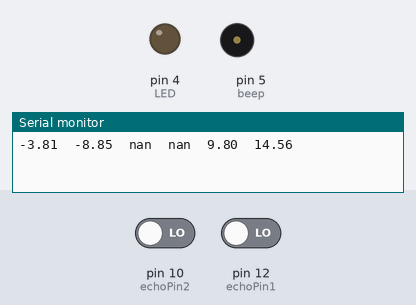
A sketch run on a simulated Arduino Uno, built with avr-gcc and run on an emulated ATmega328P. Shown: output pins drawn as LEDs (lit = HIGH), buzzer (waves = sounding, pin HIGH), the last lines printed to the serial monitor. The test bench sets the inputs (shaded band); at power-on: pin 10 (echoPin2) LOW, pin 12 (echoPin1) LOW. Pins used as bus, display or sensor lines are not drawn. At 17.0 s the program stops and its outputs stay as they are.

Above: at 0.1 s.
At 16.0 s:
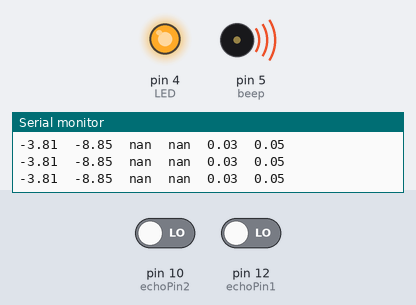
Timing chart, 0 to 18.5 s (numbered marks = the images above):
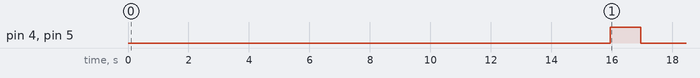

Measured:
- by itself, pin 4 (LED), pin 5 (beep): LOW → HIGH at 16.0 s, → LOW 1.0 s later

The sketch:

ultrasound_based_localization.ino
```cpp
int trigPin1= 13;                            //defining trigger pin for prediction sensor(sensor1)
int echoPin1= 12;                            //defining echopin (Reciever)for prediction sensor
int trigPin2= 11;                            //defining trigger pin for correction sensor(sensor2)
int echoPin2= 10;                            //defining echopin (Reciever)for correction sensor
float y_corx,y_cory,y_prdx,y_prdy,Kx,Ky;     //defining variables for Kalman filter
float p_corx=500,p_cory=500,p_prdx=500,p_prdy=500; //initializing value for kalman filter
float z1,z2,duration1,duration2;             //defining variables for distance and duration
float x,y;                                   // defining co-ordinates
float Rx=10;                                 //defining variance of the sensor1
float Ry=15;                                 //defining variance of the sensor2
int beep=5;                                  //connect buzzer to pin 5
int LED=4;                                   //connect LED to pin 4
int l=80;                                    //distance between two sensors
float a1=0.1757;                             // slope of calibration equation sensor1
float b1= -3.8058;                           // intercept of calibration equation sensor1
float a2= 0.1759;                            // slope of calibration equation sensor2
float b2= -8.8477;                           // intercept of calibration equation sensor2
void setup() {
  Serial.begin(9600);          //Serial communications at 9600 bps
  pinMode(trigPin1,OUTPUT);    //initialize trigger pin 13
  pinMode(echoPin1, INPUT);    //initialize echo pin 12
  pinMode(trigPin2,OUTPUT);    //initialize trigger pin 11
  pinMode(echoPin2, INPUT);    //initialize echo pin 10
  pinMode(beep, OUTPUT);       //initialize buzzer pin 5
  pinMode(LED, OUTPUT);        //initialize LED pin 4

}

void loop() {

  digitalWrite(trigPin1, LOW);    //turn off trigger pin
  delayMicroseconds(2);
  digitalWrite(trigPin1, HIGH);   //turn off trigger pin
  delay(20);
  digitalWrite(trigPin1, LOW);    //turn off trigger pin
  delayMicroseconds(20);
  duration1=pulseIn(echoPin1, HIGH,10000);   //Read the HIGH pulse whose duration is the time (in microseconds)
  z1 = a1*duration1 + b1;              //calibration equation for sensor 1
  delayMicroseconds(1000);

  digitalWrite(trigPin2, LOW);    //turn off trigger pin
  delayMicroseconds(200);
  digitalWrite(trigPin2, HIGH);   //turn off trigger pin
  delay(10);
  digitalWrite(trigPin2, LOW);    //turn off trigger pin
  delayMicroseconds(20);
  duration2=pulseIn(echoPin2, HIGH,10000); //Read the HIGH pulse whose duration is the time (in microseconds)
  z2 = a2*duration2 + b2;         //calibration equation for sensor 2
  Serial.print(z1);   //print corrected x co-ordinate in mm
  Serial.print("\t");
  Serial.print(z2);   //print corrected y co-ordinate in mm
  Serial.print("\t");

  // equations for calculating co-ordinates from distances
  x=(sq(z1)-sq(z2)+sq(l))/(2*l);
  y=sqrt(sq(z1)-sq(x));
  x=sqrt(sq(z1)-sq(y));         //calculating x again to reduce variance
  y=y+36;                       //adding value of radius to coordinates
  x=x+36-130;

  //Applying kalman filter to x co-ordinates
  y_prdx= y_corx;               // prediction of the measured distance in x direction
  p_prdx= p_corx;               // variance in measured distance in x direction

  Kx= p_prdx/(p_prdx + Rx);          // value of kalman gain
  y_corx= y_prdx+Kx*(x - y_prdx);    //correction in measured distance
  p_corx= (1-Kx)*p_prdx;             // variance in corrected value of distance

  //Applying kalman filter to x co-ordinates
  y_prdy= y_cory;                    // prediction of the measured distance in y direction
  p_prdy= p_cory;                    // variance in measured distance in y direction

  Ky= p_prdy/(p_prdy + Ry);          //value of kalman gain
  y_cory= y_prdy+Ky*(y - y_prdy);    //correction in measured distance
  p_cory= (1-Ky)*p_prdy;             //variance in corrected value of distance

  Serial.print(y_corx);   //print corrected x co-ordinate in mm
  Serial.print("\t");
  Serial.print(y_cory);   //print corrected y co-ordinate in mm
  Serial.print("\t");
  Serial.print(p_corx);   //print variance for x co-ordinates
  Serial.print("\t");
  Serial.println(p_cory); //print variance for y co-ordinates

    if (p_corx<=0.05 && p_cory<=0.05){   //value of variance after convergence
    digitalWrite(beep, HIGH);            //turn on buzzer
    digitalWrite(LED, HIGH);             //turn on LED
    delay(1000);

    digitalWrite(beep, LOW);    //turn off buzzer
    digitalWrite(LED, LOW);     //turn off LED
    exit(0);                    // exit loop
  }
}
```
